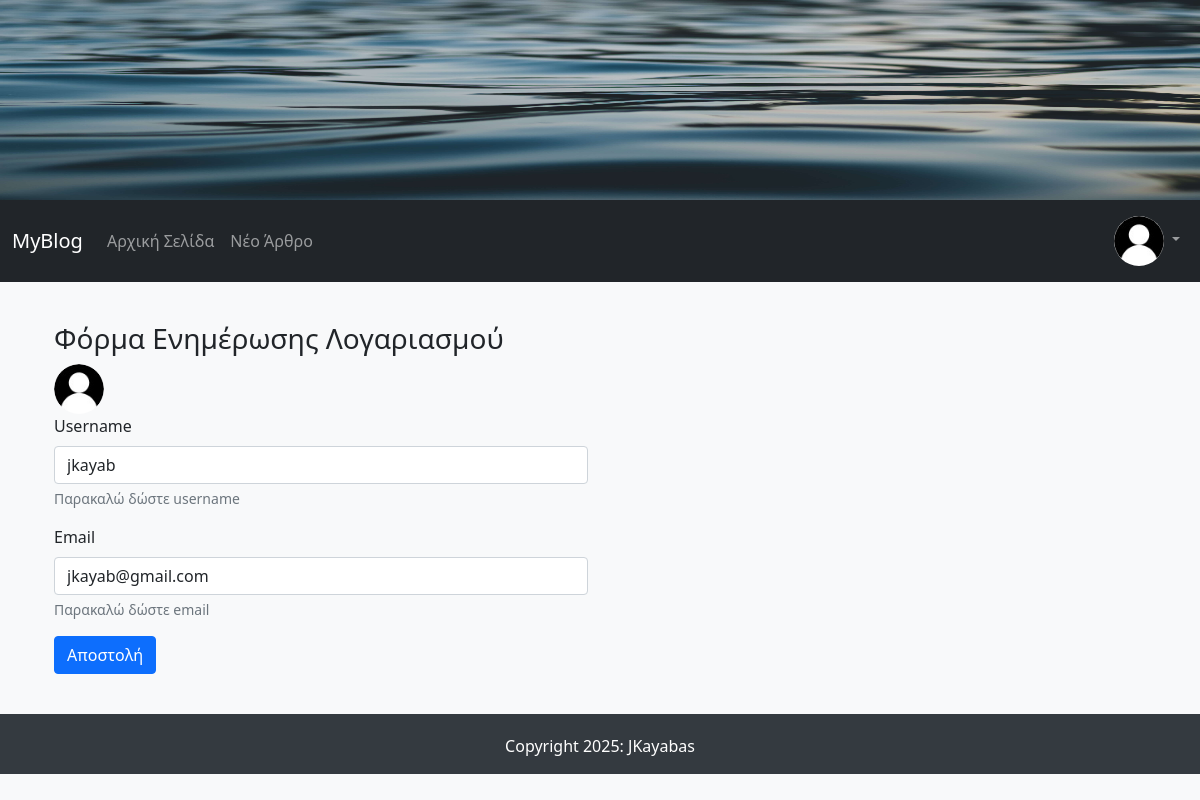
Page /account/ (signed in) on the committed database.
### FlaskBlogApp/models.py (models this page shows, shortened)
class User(db.Model, UserMixin):
    id = db.Column(db.Integer, primary_key=True)
    username = db.Column(db.String(15), unique=True, nullable=False)
    email = db.Column(db.String(150), unique=True, nullable=False)
    password = db.Column(db.String(36), nullable=False)
    profile_image = db.Column(db.String(30), default ='default_profile_image.jpg')
    articles = db.relationship('Article', backref='author', lazy=True)

### FlaskBlogApp/routes.py (the view)
@app.route("/account/", methods=['GET', 'POST'])
@login_required
def account():
    form = AccountUpdateForm(username=current_user.username, email=current_user.email)
    if request.method == 'POST' and form.validate_on_submit():
        current_user.username = form.username.data
        current_user.email = form.email.data
        db.session.commit()
        flash(f"Ο λογαριασμός του χρήστη <b>{current_user.username}</b> ενημερώθηκε με επίτυχία", "success")
        return redirect(url_for('root'))
    return render_template("account_update.html", form=form)

### FlaskBlogApp/forms.py (shortened to what this page needs)
class AccountUpdateForm(FlaskForm):
    username = StringField(label="Username",
                           validators=[DataRequired(message="Αυτό το πεδίο δεν μπορεί να είναι κενό."),
                                       Length(min =3, max=15,message="Αυτό το πεδίο πρέπει να είναι από 3 έως 15 χαρακτήρες")])
    email = StringField(label="Εmail",
                        validators=[DataRequired(message="Αυτό το πεδίο δεν μπορεί να είναι κενό."),
                                    Email(message="Παρακαλώ εισάγετε ένα σωστό Email")])
    submit = SubmitField("Αποστολή")

### FlaskBlogApp/models.py (called while the page is built)
@login_manager.user_loader
def load_user(user_id):
    return User.query.get(int(user_id))

### FlaskBlogApp/templates/account_update.html (shortened to what this page needs)
{% extends "base.html" %}
{% block content %}
<div class="container login-container">
    <div class="row">
        <div class="col-md-6 login-form-1">
            <h3>Φόρμα Ενημέρωσης Λογαριασμού</h3>
             <img class="rounded-circle navbar-profile-image" src="{{ url_for('static',
              filename='images/profiles_images/'+current_user.profile_image) }}" alt="{{current_user.username }}" data-holder-rendered="true" data-bs-toggle="tooltip" data-bs-placement="top" title='{{current_user.username }}'>
            <form action="#" method="POST">
                <div class="mb-3">
                    {{ form.username.label(class="form-label") }}
                    {{ form.username(class="form-control", required=False) }}
                    <div id="usernameHelp" class="form-text">
                        Παρακαλώ δώστε username</div>
                </div>
                <div class="mb-3">
                    {{ form.email.label(class="form-label") }}
                    {{ form.email(class="form-control", required=False) }}
                    <div id="emailHelp" class="form-text">
                        Παρακαλώ δώστε email</div>
                </div>
                <div class="mb-3">
                    {{ form.submit(class="btn btn-primary") }}
                </div>
            </form>
        </div>
    </div>
</div>
{% endblock content %}

### FlaskBlogApp/templates/navbar.html (shortened to what this page needs)
<nav class="navbar navbar-expand-lg navbar-dark bg-dark">
  <div class="container-fluid">
    <a class="navbar-brand" href="/">MyBlog</a>
    <div class="collapse navbar-collapse" id="navbarNav">
      <ul class="navbar-nav me-auto mb-2 mb-lg-0">
        <li class="nav-item">
          <a class="nav-link" aria-current="page" href="/">Αρχική Σελίδα</a>
        </li>
        <li class="nav-item">
          <a class="nav-link" href="/new_article/">Νέο Άρθρο</a>
        </li>
      </ul>
      <ul class="nav navbar-nav navbar-right">
        {% if current_user.is_authenticated %}
          <li class="nav-item dropdown">
            <a class="nav-link dropdown-toggle" href="#" id="navbarDropdown" role="button"
               data-bs-toggle="dropdown" aria-expanded="false">
              <img class="rounded-circle navbar-profile-image" src="{{ url_for('static',
              filename='images/profiles_images/'+current_user.profile_image) }}" alt="{{current_user.username }}" data-holder-rendered="true" data-bs-toggle="tooltip" data-bs-placement="top" title='{{current_user.username }}'>
            </a>
          </li>
      </ul>
        {% endif %}
    </div>
  </div>
</nav>

### FlaskBlogApp/static/css/styles.css (style rules this page uses)
body { background-color: #f8f9fa; }
.container { margin-top: 20px; }
.row { margin-top: 20px; }
.navbar-profile-image { width: 50px; height: 50px; }

### rows in the picture
User: profile_image (placeholder picture), username "jkayab", email "jkayab@gmail.com"
